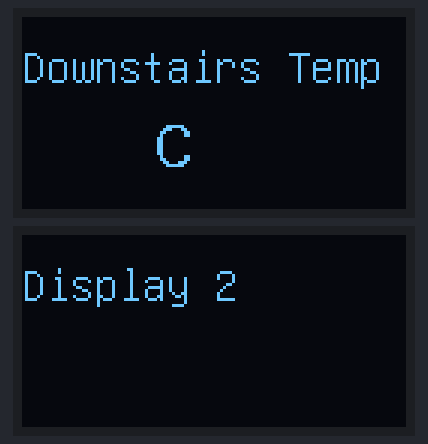
Bench run of a sketch on a simulated Arduino Uno, built with avr-gcc and run on an emulated ATmega328P. Parts: 2 × 128×64 one-colour display. WiFi joins after 1.5 s; servers stay silent unless stated; uploads are accepted with an empty reply; what the sketch prints to the serial monitor is not drawn.

Above: at 7.2 s.

The sketch:

Ethernet-HomevisionVar.ino
```cpp
#include <U8glib.h>


#include <SPI.h>
#include <Ethernet.h>
String DownstairsTemp = "";
String currentLine = "";            // string for incoming serial data
String currRates = "";
boolean readingRates = false;       // is reading?
//const int requestInterval = 600000; // milliseconds delay between requests


U8GLIB_SH1106_128X64 display1(13, 11, 10, 9, 8);
U8GLIB_SSD1306_128X64 display2(U8G_I2C_OPT_NONE|U8G_I2C_OPT_DEV_0);  // I2C / TWI

boolean requested;                  // whether you've made a request since connecting
long lastAttemptTime = 0;           // last time you connected to the server, in milliseconds

byte mac[] = { 0x84, 0x42, 0x8B, 0xBA, 0xB2, 0x31 }; //mac address of ethernet shield
char server[] = "10.0.0.202";    // name address for Google (using DNS)
// Set the static IP address to use if the DHCP fails to assign
IPAddress ip(10, 0, 0, 40);

// Initialize the Ethernet client library
// with the IP address and port of the server
// that you want to connect to (port 80 is default for HTTP):
EthernetClient client;

void setup() {
  display1.setColorIndex(1);
  display2.setColorIndex(1);
  pinMode(8, OUTPUT);


  // Open serial communications and wait for port to open:
  Serial.begin(9600);
  while (!Serial) {
    ; // wait for serial port to connect. Needed for native USB port only
  }

  // start the Ethernet connection:
  if (Ethernet.begin(mac) == 0) {
    Serial.println("Failed to configure Ethernet using DHCP");
    // try to congifure using IP address instead of DHCP:
    Ethernet.begin(mac, ip);
  }

   // Connect to server
  connectToServer();

}


void draw1(void)
{
  display1.setFont(u8g_font_unifont);
  display1.drawStr(0, 22, "Downstairs Temp");

 // display1.setPrintPos(44, 30);  // set position
   display1.setFont(u8g_font_fur14);
   display1.setPrintPos(44, 50);  // set position
   display1.print(DownstairsTemp + "C");  // dis
   //display1.drawStr(44, 50,DownstairsTemp);
   Serial.println(DownstairsTemp);

}
void draw2(void)
{
  display2.setFont(u8g_font_unifont);
  display2.drawStr(0, 22, "Display 2");
}

void connectToServer() {
  // give the Ethernet shield a second to initialize:
  //delay(1000);
  Serial.println("connecting...");

  // if you get a connection, report back via serial:
  if (client.connect(server, 80)) {
    Serial.println("connected");
    // Make a HTTP request:
    client.println("GET /temp.txt HTTP/1.1");
    client.println("Host: 10.0.0.202");
    client.println("Connection: close");
    client.println();

  } else {
    // if you didn't get a connection to the server:
    Serial.println("connection failed");
  }


  // note the time of this connect attempt:
  lastAttemptTime = millis();
}


void loop(){


 // EthernetClient client = server.available();
  if (client) {
    while (client.connected()) {
      if (client.available()) {
        char c = client.read();
        //store characters to string
        currentLine += c;


        // if you get a newline, clear the line:
        if (c == '\n') {
          currentLine = "";
        }

      if (currentLine.endsWith("</Upstairs>")) {
          Serial.println(currentLine);
          int Temperature = currentLine.indexOf('/');
          Serial.println (currentLine.substring(10, 12));
          DownstairsTemp =  (currentLine.substring(10, 12));


      }


        }
      }
    }
 client.stop();
 delay(5000);
  display1.firstPage();
  do
  {
    draw1();
  } while ( display1.nextPage() );

  display2.firstPage();
  do
  {
    draw2();
  } while ( display2.nextPage() );


 connectToServer();


  }
```
